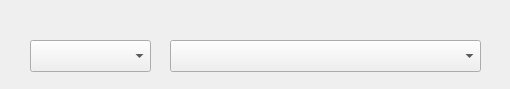
<?xml version="1.0" encoding="UTF-8"?>
<ui version="4.0">
 <class>Dialog</class>
 <widget class="QMdiSubWindow" name="Dialog">
  <property name="geometry">
   <rect>
    <x>0</x>
    <y>0</y>
    <width>510</width>
    <height>89</height>
   </rect>
  </property>
  <property name="sizePolicy">
   <sizepolicy hsizetype="Preferred" vsizetype="Preferred">
    <horstretch>0</horstretch>
    <verstretch>0</verstretch>
   </sizepolicy>
  </property>
  <property name="windowTitle">
   <string>内证</string>
  </property>
  <widget class="QWidget" name="layoutWidget" native="true">
   <property name="geometry">
    <rect>
     <x>0</x>
     <y>30</y>
     <width>511</width>
     <height>52</height>
    </rect>
   </property>
   <widget class="QComboBox" name="list_type">
    <property name="geometry">
     <rect>
      <x>30</x>
      <y>10</y>
      <width>121</width>
      <height>32</height>
     </rect>
    </property>
    <item>
     <property name="text">
      <string/>
     </property>
    </item>
   </widget>
   <widget class="QComboBox" name="account_list">
    <property name="geometry">
     <rect>
      <x>170</x>
      <y>10</y>
      <width>311</width>
      <height>32</height>
     </rect>
    </property>
    <item>
     <property name="text">
      <string/>
     </property>
    </item>
    <item>
     <property name="text">
      <string/>
     </property>
    </item>
   </widget>
  </widget>
 </widget>
 <customwidgets>
  <customwidget>
   <class>QMdiSubWindow</class>
   <extends>QWidget</extends>
   <header>qmdisubwindow.h</header>
   <container>1</container>
  </customwidget>
 </customwidgets>
 <resources/>
 <connections/>
</ui>
